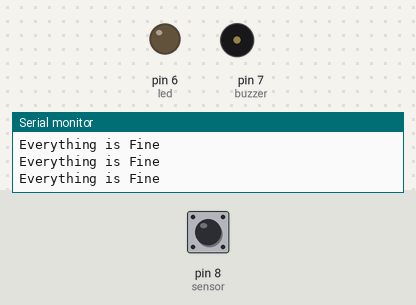
Recording of a sketch running on a simulated Arduino Uno, built with avr-gcc and run on an emulated ATmega328P. On the bench: output pins drawn as LEDs (lit = HIGH), buzzer (waves = sounding, pin HIGH), the last lines printed to the serial monitor. Dashed ring = blinking. The inputs (shaded band) are chosen by the test bench; at power-on: pin 8 (sensor) LOW.

Above: at 1.2 s.
1.3 s: pin 8 (sensor) driven HIGH
At 1.7 s:
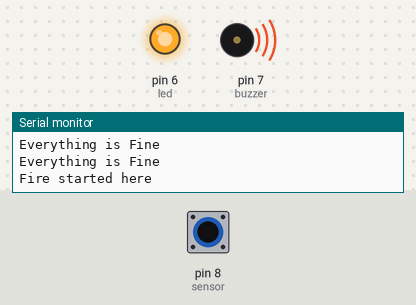
4.3 s: pin 8 (sensor) driven LOW
At 4.6 s:
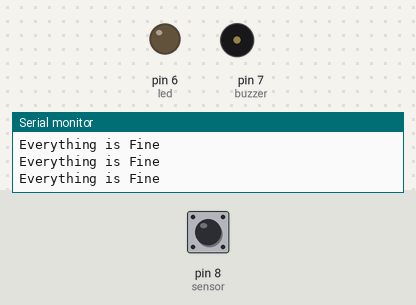
5.8 s: pin 8 (sensor) pulsed HIGH 2 times (0.12 s each, 0.3 s apart)
At 6.2 s:
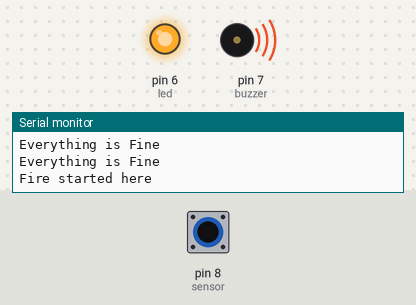
9.4 s: pin 8 (sensor) pulsed HIGH 5 times (0.12 s each, 0.3 s apart)
At 9.8 s:
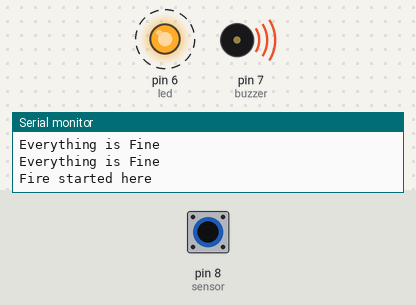
Timing chart, 0 to 12.6 s (numbered marks = the images above; inputs shaded):
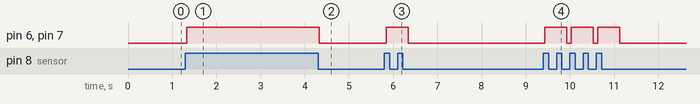

Measured:
- after the input at 1.3 s, pin 6 (led), pin 7 (buzzer): LOW → HIGH at once
- after the input at 4.3 s, pin 6 (led), pin 7 (buzzer): HIGH → LOW at once
- after the input at 5.8 s, pin 6 (led), pin 7 (buzzer): LOW → HIGH at once, → LOW 0.50 s later
- after the input at 9.4 s, pin 6 (led), pin 7 (buzzer): alternates HIGH for 0.50 s and LOW for 0.10 s, 6 changes in all, then stays LOW, starting at once

The sketch:

Program.ino
```cpp
int led=6;
int buzzer=7;
int sensor=8;

int val;
void setup() {
  // put your setup code here, to run once:
    Serial.begin(9600);
    pinMode(buzzer,OUTPUT);
    pinMode(led,OUTPUT);
    pinMode(sensor,INPUT);
}

void loop() {
  // put your main code here, to run repeatedly:
  val=digitalRead(sensor);

if (val==1)
{
  Serial.println("Fire started here");
  digitalWrite(led,HIGH);
  digitalWrite(buzzer,HIGH);
  delay(500);
  digitalWrite(led,LOW);
  digitalWrite(buzzer,LOW);
}
if (val==0)
{
  Serial.println("Everything is Fine");
  digitalWrite(led,LOW);
  digitalWrite(buzzer,LOW);
}
}
```
